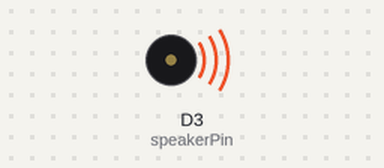
This sketch was run on a simulated ESP8266 (NodeMCU). Parts: buzzer (waves = sounding).

Above: at 0.15 s.
At 5.8 s:
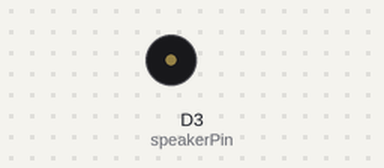
Timing chart, 0 to 7.5 s (numbered marks = the images above):
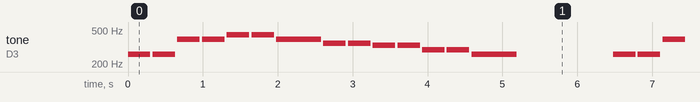

The sketch:

ANDES_Q6_TEST.ino
```cpp
int speakerPin = D3;
// 依照簡譜的順序，填入代表的音符，空白代表休止符
char notes[] = "ccggaagffeeddc ";
/*決定每個音階的拍子，注意這邊用 unsigned long 所以拍子只能是
正整數*/
unsigned long beats[] = {1,1,1,1,1,1,2,1,1,1,1,1,1,2,4};
// 利用 sizeof()，算出總共要多少音符
int length = sizeof(notes);
// 決定一拍多長，這邊一拍 300 ms
int tempo = 300;

void setup() {
  pinMode(speakerPin, OUTPUT);
}

void loop() {
  for (int i = 0; i < length; i++) { // 利用 for 來播放我們設定的歌曲，一個音一個音撥放

    if (notes[i] == ' ') { // 如果是空白的話，不撥放音樂
      delay(beats[i] * tempo); // rest
    }
    else {
      playNote(speakerPin,notes[i], beats[i] * tempo);  // 呼叫 palyNote() 這個 function，將音符轉換成訊號讓蜂鳴器發聲
    }
    delay(tempo/10); //每個音符之間的間隔，這邊設定的長短會有連音 or 段音的效果
  }
}

void playNote(int OutputPin, char note, unsigned long duration) {
  char names[] = { 'c', 'd', 'e', 'f', 'g', 'a', 'b', 'C' }; // 音符字元與對應的頻率由兩個矩陣表示
  int tones[] = { 261, 294, 330, 349, 392, 440, 494, 523 }; // 播放音符對應的頻率
  for (int i = 0; i < 8; i++) {
    if (names[i] == note) {
      tone(OutputPin,tones[i], duration);
 /*下方的 delay() 及 noTone ()，測試過後一定要有這兩行，整體的
撥放出來的東西才不會亂掉，可能是因為 Arduino 送出 tone () 頻率
後會馬上接著執行下個指令，不會等聲音播完，導致撥出的聲音混合
而亂掉*/
      delay(duration);
      noTone(OutputPin);
    }
  }
}
```

Measured:
- by itself, tone on D3 (speakerPin): plays 261 Hz for 0.30 s, 261 Hz for 0.30 s, 392 Hz for 0.30 s, 392 Hz for 0.30 s, 440 Hz for 0.30 s, 440 Hz for 0.30 s … (282 notes in this stretch)
